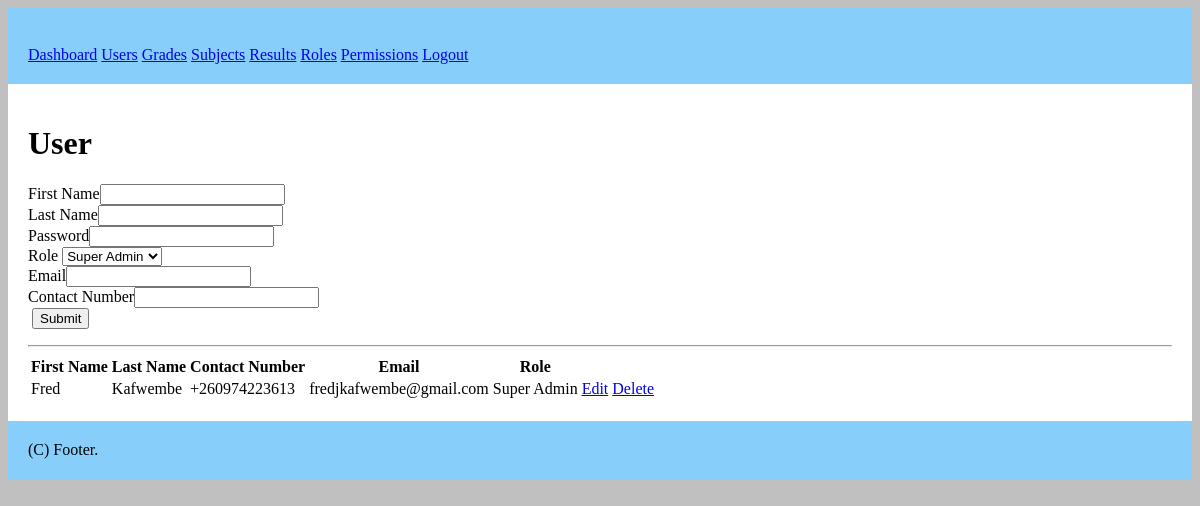
/user (signed in), run on the app's committed database.
### tables this page shows
CREATE TABLE IF NOT EXISTS `users` (
  `user_id` INT(11) NOT NULL AUTO_INCREMENT,
  `role_id_fk` INT(11) NOT NULL,
  `password` VARCHAR(45) NOT NULL,
  `email` VARCHAR(45) NOT NULL,
  `first_name` VARCHAR(45) NOT NULL,
  `last_name` VARCHAR(45) NOT NULL,
  `contact_number` VARCHAR(45) NOT NULL,
  PRIMARY KEY (`user_id`),
  CONSTRAINT `u_role_id_fk`
    FOREIGN KEY (`role_id_fk`)
    REFERENCES `roles` (`role_id`)
    ON DELETE NO ACTION
    ON UPDATE NO ACTION);

### controllers/User.php (called while the page is built, shortened)
<?php
class User extends Controller {
    function index() {
        $this->view->roleList = $this->model->readAllRoles();
        $this->view->userList = $this->model->readAllUsers(true);
        $this->view->render("user/index");
    }
}
?>

### index.php (called while the page is built, shortened)
<?php
require "./libs/Controller.php";
require "./libs/Model.php";
$app = new Bootstrap();
?>

### libs/Model.php (called while the page is built, shortened)
<?php
class Model {
  function __construct() {
    $this->db = new Database();
  }
}
?>

### models/RolesModel.php (called while the page is built, shortened)
<?php
class RolesModel extends Model {
  function readAllRoles() {
    $statment = $this->db->prepare("SELECT role_id, name FROM roles");
    $statment->execute();
    return $statment->fetchAll();
  }
}
?>

### models/UserModel.php (called while the page is built, shortened)
<?php
include_once "RolesModel.php";
class UserModel extends Model {
    function readAllUsers($includeRoleName = false) {
        $statment = $this->db->prepare(
            "SELECT user_id, role_id_fk, password, email,
            first_name, last_name, contact_number FROM users");
        $statment->execute();
        $userData = $statment->fetchAll();
        return $userData;
    }
    function readAllRoles() {
        $rolesModel = new RolesModel();
        return $rolesModel->readAllRoles();
    }
}
?>

### libs/Controller.php (called while the page is built, shortened)
<?php
class Controller {
  function loadModel($name) {
    $path = "models/" . $name . "Model.php";
    if(file_exists($path)) {
      $this->model = new $modelName();
    }
  }
}
?>

### views/user/index.php (the view)
<h1>User</h1>
<form method="post" action="<?php echo URL; ?>user/create">
    <label>First Name</label><input type="text" name="firstName"/><br/>
    <label>Last Name</label><input type="text" name="lastName"/><br/>
    <label>Password</label><input type="text" name="password"/><br/>
    <label>Role</label>
      <select name="roleId">
        <?php foreach($this->roleList as $role) {
          printf("<option value='%s'>%s</option>", $role["role_id"], str_replace("_", " ", $role["name"]));
        } ?>
      </select><br/>
    <label>Email</label><input type="text" name="email"/><br/>
    <label>Contact Number</label><input type="text" name="contactNumber"/><br/>
    <label>&nbsp;</label><input type='submit'/>
</form>
<hr/>
<table>
  <tr>
    <th>First Name</th>
    <th>Last Name</th>
    <th>Contact Number</th>
    <th>Email</th>
    <th>Role</th>
    <th></th>
  </tr>
  <?php
  foreach($this->userList as $key => $value) {
      echo "<tr>";
      echo "<td>" . $value['first_name'] . "</td>";
      echo "<td>" . $value['last_name'] . "</td>";
      echo "<td>" . $value['contact_number'] . "</td>";
      echo "<td>" . $value['email'] . "</td>";
      echo "<td>" . $value['role_name'] . "</td>";
      echo "<td> <a href='" . URL . "user/edit/" . $value['user_id'] . "'>Edit</a>
            <a href='" . URL . "user/deleteUser/" . $value['user_id'] . "'>Delete</a> </td>";
      echo "</tr>";
  }
?>
</table>

### public/css/default.css (style rules this page uses)
body { background: silver; }

### data on the page
users: first_name "Fred", last_name "Kafwembe", contact_number "+260974223613", email "fredjkafwembe@gmail.com", role_name "Super Admin"

### other printed values
form field roleId "Super Admin"
